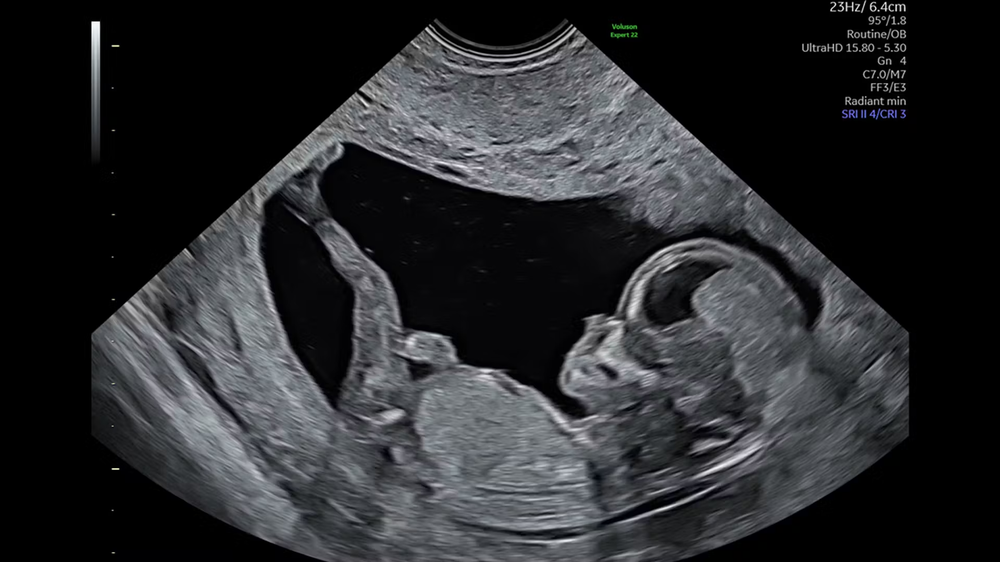
#> input picture ultrasound.png, 1000 x 562 px, shrunk from 1920 x 1080 before the run
$ jupyter execute 2448501_6.ipynb
#> lines starting #> are read from the running program, lines starting #| are printed output that depends on the picture
Image Noise Addition and Filtering Techniques: Concepts and Code Implementation

[cell 1]
import cv2
import numpy as np
import matplotlib.pyplot as plt

def add_speckle_noise(image, intensity=0.5):
#> called with intensity = 0.6
    noise = np.random.randn(*image.shape) * intensity
    noisy_image = image + image * noise
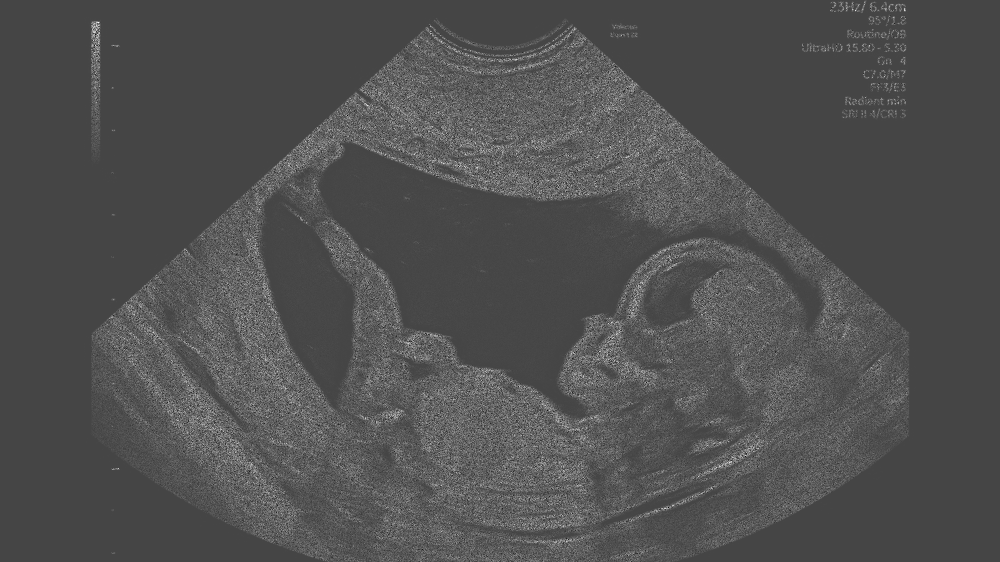
#> noisy_image: shape (562, 1000) float64; min -250.3, max 669.1, mean 42.1; drawn with min black and max white
    return np.clip(noisy_image, 0, 255).astype(np.uint8)
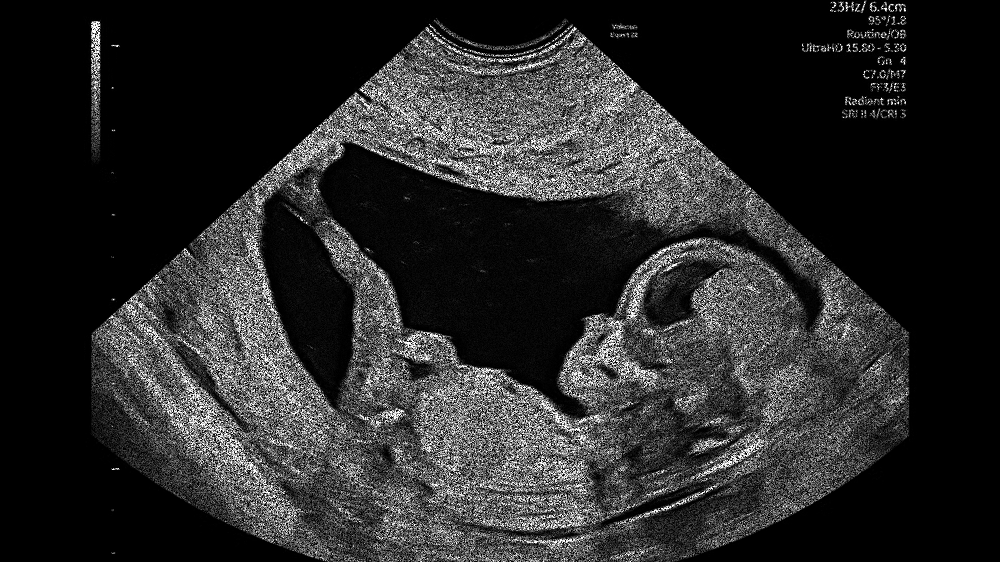
#> returned value: shape (562, 1000); min 0, max 255, mean 41.8

image = cv2.imread("ultrasound.png", cv2.IMREAD_GRAYSCALE)
noisy_image = add_speckle_noise(image, 0.6)
plt.imshow(noisy_image, cmap='gray')
plt.show()

[cell 2]
def geometric_mean_filter(image, kernel_size=3):
#> called with kernel_size = 3
    m, n = kernel_size, kernel_size
    padded_image = cv2.copyMakeBorder(image, m//2, m//2, n//2, n//2, cv2.BORDER_REFLECT)
    filtered_image = np.zeros_like(image)
    for i in range(image.shape[0]):
        for j in range(image.shape[1]):
            region = padded_image[i:i+m, j:j+n]
            filtered_image[i, j] = np.prod(region)**(1.0/(m*n))
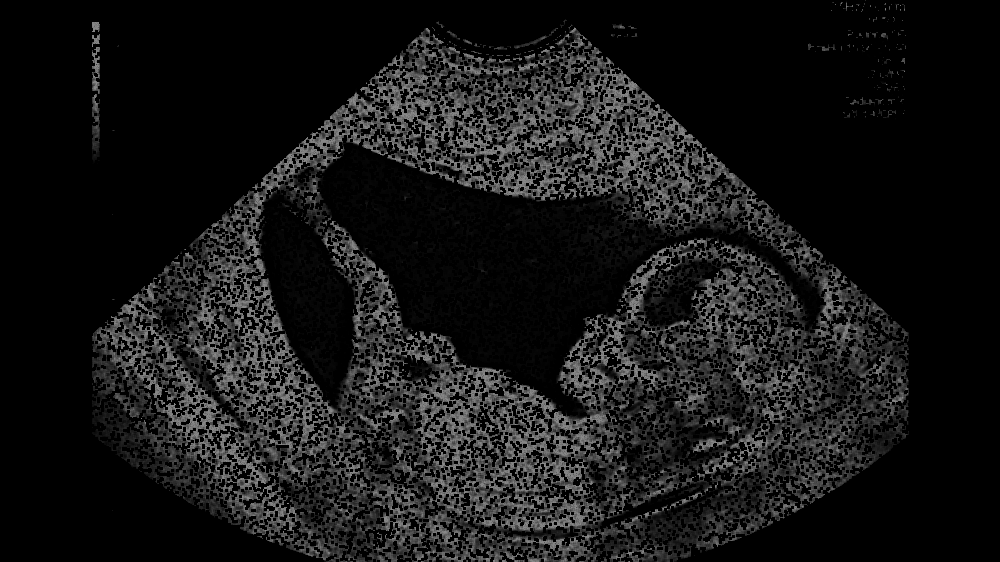
#> filtered_image: shape (562, 1000); min 0, max 138, mean 22.1
    return filtered_image.astype(np.uint8)

filtered_image = geometric_mean_filter(noisy_image, 3)
plt.imshow(filtered_image, cmap='gray')
plt.show()

[cell 3]
def add_salt_and_gaussian_noise(image, salt_prob=0.01, sigma=10):
#> called with salt_prob = 0.01, sigma = 10
    noisy_image = image.copy()
    num_salt = np.ceil(salt_prob * image.size * 0.5)
#> num_salt = 2810
    coords = [np.random.randint(0, i, int(num_salt)) for i in image.shape]
    noisy_image[coords[0], coords[1]] = 255
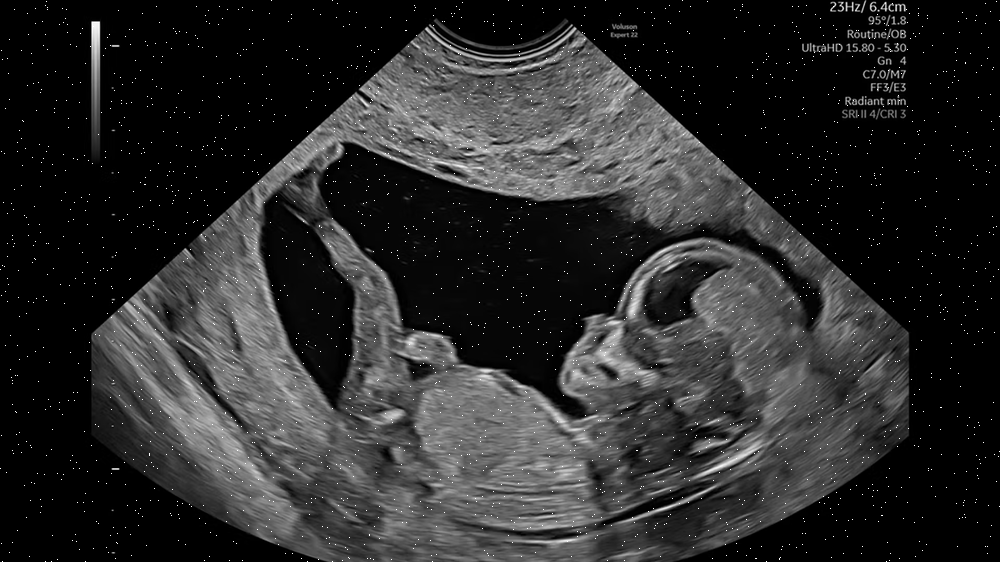
#> noisy_image: shape (562, 1000); min 0, max 255, mean 43.1
    noisy_image = noisy_image + np.random.normal(0, sigma, image.shape)
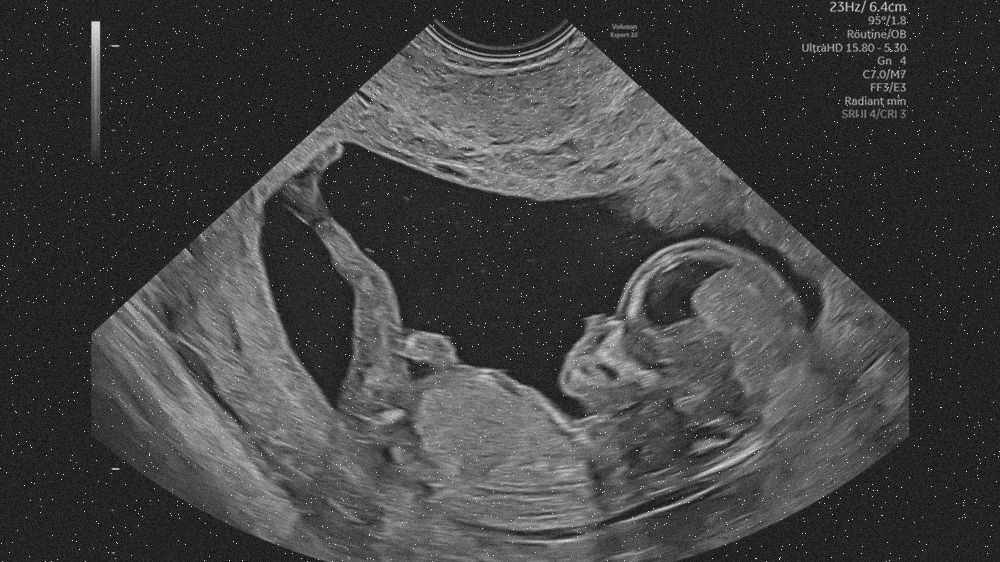
#> noisy_image: shape (562, 1000) float64; min -48.95, max 302, mean 43.1; drawn with min black and max white
    return np.clip(noisy_image, 0, 255).astype(np.uint8)

noisy_image = add_salt_and_gaussian_noise(image)
plt.imshow(noisy_image, cmap='gray')
plt.show()

[cell 4]
def harmonic_mean_filter(image, kernel_size=3):
#> called with kernel_size = 3
    m, n = kernel_size, kernel_size
    padded_image = cv2.copyMakeBorder(image, m//2, m//2, n//2, n//2, cv2.BORDER_REFLECT)
    filtered_image = np.zeros_like(image, dtype=np.float64)
    for i in range(image.shape[0]):
        for j in range(image.shape[1]):
            region = padded_image[i:i+m, j:j+n].astype(np.float64)
            filtered_image[i, j] = (m * n) / np.sum(1.0 / (region + 1e-5))
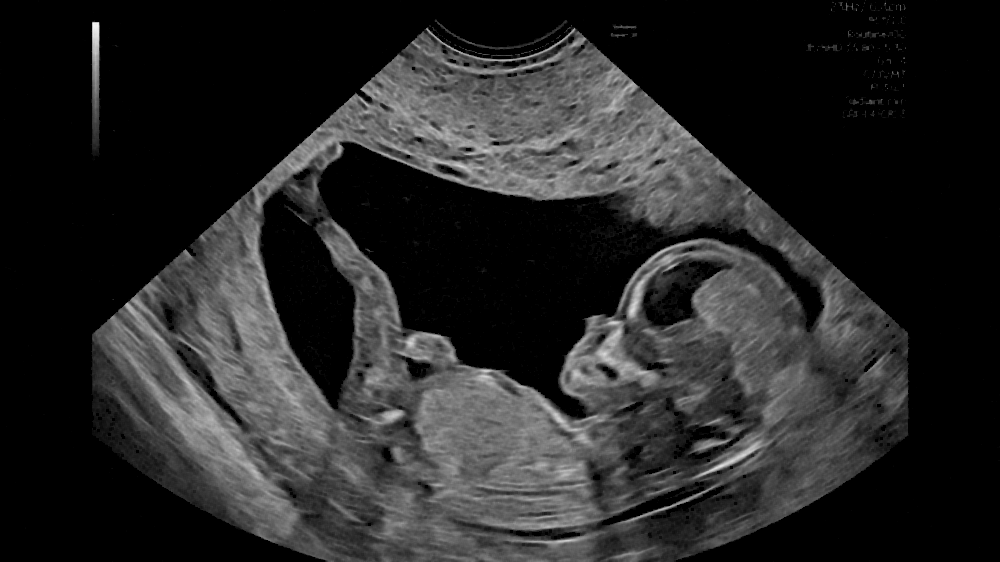
#> filtered_image: shape (562, 1000) float64; min 1e-05, max 245.7, mean 38.8
    return np.clip(filtered_image, 0, 255).astype(np.uint8)

filtered_image = harmonic_mean_filter(noisy_image, 3)
plt.imshow(filtered_image, cmap='gray')
plt.show()

[cell 5]
def add_salt_and_pepper_noise(image, prob=0.02):
#> called with prob = 0.02
    noisy_image = image.copy()
    num_noise = int(prob * image.size)
#> num_noise = 11240
    coords = [np.random.randint(0, i, num_noise) for i in image.shape]
    noisy_image[coords[0], coords[1]] = np.random.choice([0, 255], num_noise)
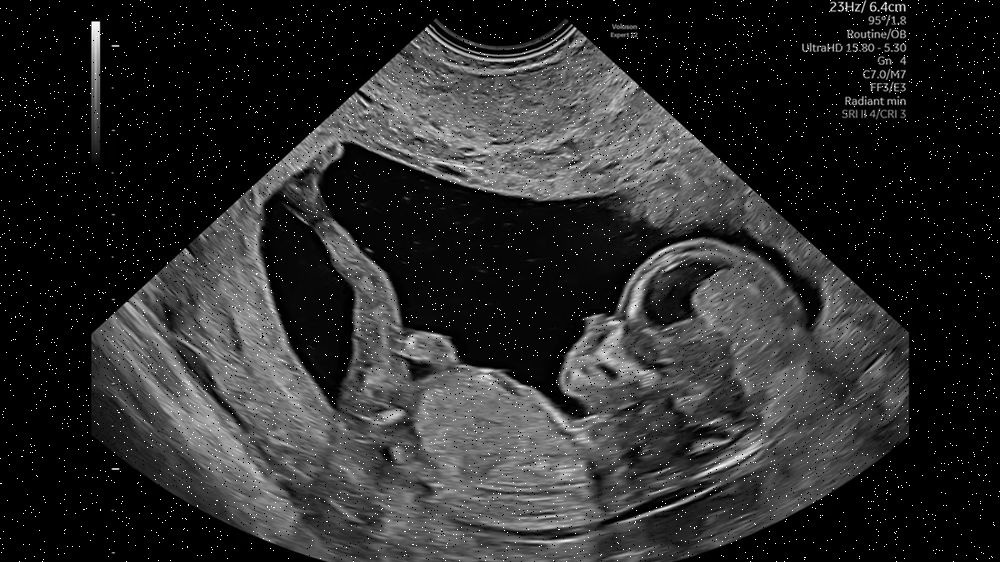
#> noisy_image: shape (562, 1000); min 0, max 255, mean 43.7
    return noisy_image

noisy_image = add_salt_and_pepper_noise(image)
plt.imshow(noisy_image, cmap='gray')
plt.show()

[cell 6]
def contra_harmonic_mean_filter(image, Q=1.5, kernel_size=3):
#> called with Q = 1.5, kernel_size = 3
    m, n = kernel_size, kernel_size
    padded_image = cv2.copyMakeBorder(image, m//2, m//2, n//2, n//2, cv2.BORDER_REFLECT)
    filtered_image = np.zeros_like(image, dtype=np.float64)
    for i in range(image.shape[0]):
        for j in range(image.shape[1]):
            region = padded_image[i:i+m, j:j+n].astype(np.float64)
            num = np.sum(region ** (Q + 1))
            denom = np.sum(region ** Q) + 1e-5
            filtered_image[i, j] = num / denom
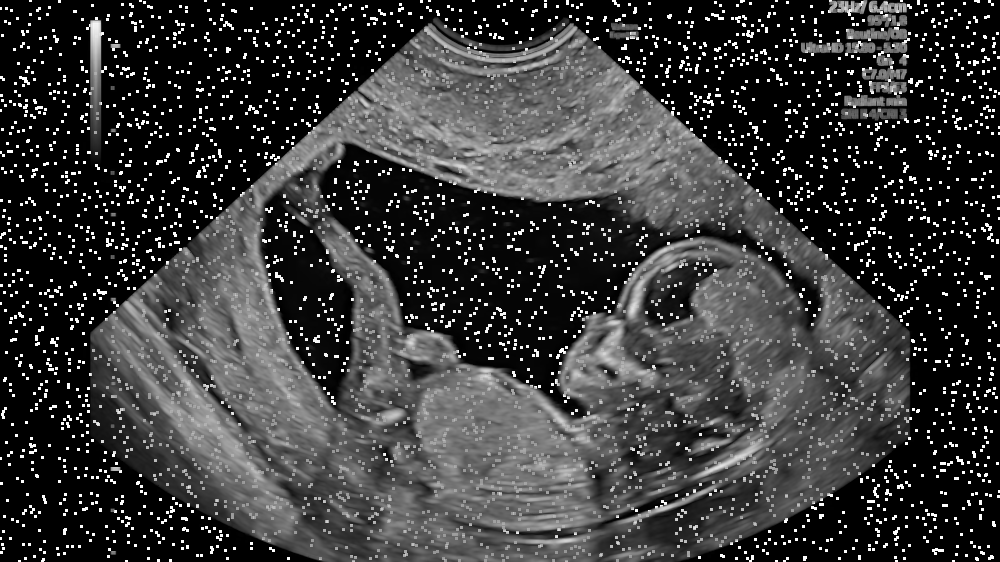
#> filtered_image: shape (562, 1000) float64; min 0, max 255, mean 58.8
    return np.clip(filtered_image, 0, 255).astype(np.uint8)

filtered_image = contra_harmonic_mean_filter(noisy_image, Q=1.5, kernel_size=3)
plt.imshow(filtered_image, cmap='gray')
plt.show()
